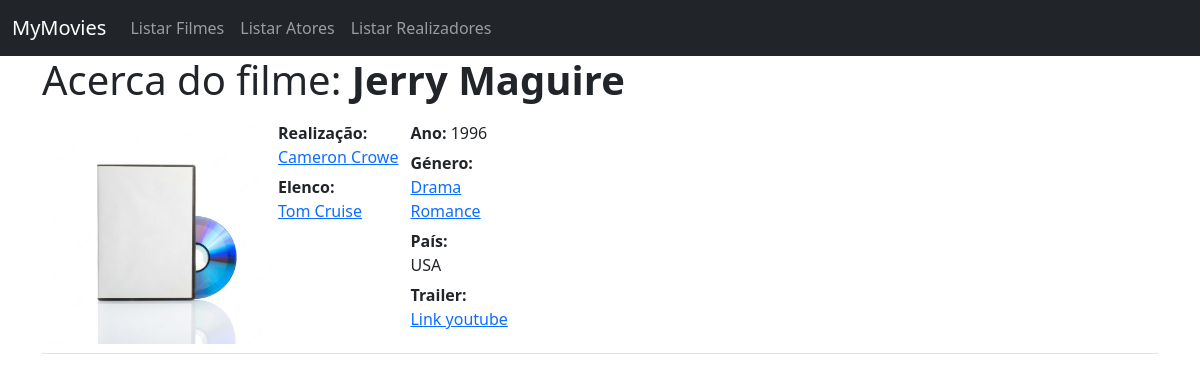
The page /filmes/15 on the database its author committed.
### tables this page shows
CREATE TABLE movie (
    id BIGINT UNSIGNED NOT NULL AUTO_INCREMENT,
    name VARCHAR(255),
    trailer VARCHAR(255),
    country VARCHAR(255),
    year INT,
    director_id BIGINT UNSIGNED,
    PRIMARY KEY (id),
    FOREIGN KEY(director_id) REFERENCES director(id) ON DELETE CASCADE ON UPDATE CASCADE
);

CREATE TABLE director (
    id BIGINT UNSIGNED NOT NULL AUTO_INCREMENT,
    name VARCHAR(255) NOT NULL,
    PRIMARY KEY (id)
);

CREATE TABLE actormovie (
    id BIGINT UNSIGNED NOT NULL AUTO_INCREMENT,
    movie_id BIGINT UNSIGNED NOT NULL,
    actor_id BIGINT UNSIGNED NOT NULL,
    PRIMARY KEY (id),
    FOREIGN KEY(movie_id) REFERENCES movie(id) ON DELETE CASCADE ON UPDATE CASCADE,
    FOREIGN KEY(actor_id) REFERENCES actor(id) ON DELETE CASCADE ON UPDATE CASCADE
);

CREATE TABLE actor (
    id BIGINT UNSIGNED NOT NULL AUTO_INCREMENT,
    name VARCHAR(255) NOT NULL,
    PRIMARY KEY (id)
);

CREATE TABLE genremovie (
    id BIGINT UNSIGNED NOT NULL AUTO_INCREMENT,
    movie_id BIGINT UNSIGNED NOT NULL,
    genre_id BIGINT UNSIGNED NOT NULL,
    PRIMARY KEY (id),
    FOREIGN KEY(movie_id) REFERENCES movie(id) ON DELETE CASCADE ON UPDATE CASCADE,
    FOREIGN KEY(genre_id) REFERENCES genre(id) ON DELETE CASCADE ON UPDATE CASCADE	
);

CREATE TABLE genre (
    id BIGINT UNSIGNED NOT NULL AUTO_INCREMENT,
    name VARCHAR(255) NOT NULL,
    PRIMARY KEY (id)
);

### controllers/movies/movies.show.php (called while the page is built, shortened)
<?php
$connection = Connection::make();
$queryBuilder = new QueryBuilder($connection);
$movie = $queryBuilder->findById('movie', $id, 'App\Model\Movie');
$genresMovie = $queryBuilder->findByMovieId('genre', $id, 'App\Model\Genre');
$director = $queryBuilder->findById('director', $movie->director_id, 'App\Model\Director');
$actors = $queryBuilder->findByActorId('actor', $id, 'App\Model\Actor');
$username = Session::get('username');
require "views/movies/movies.show.php";

### routes.php (called while the page is built, shortened)
<?php
$router->get('', function () {
    require 'controllers/menu.php';
});
$router->get('filmes', function () {
    require 'controllers/movies/movies.list.php';
});
$router->get('filmes/(\d+)', function ($id) {
    require "controllers/movies/movies.show.php";
});

### index.php (called while the page is built, shortened)
<?php
$router = Router::setFromFile('routes.php');
preg_match('/^([^:\/]+[s]?):\/\/([^\/]*)\/(.*)$/', Config::APPURL, $matches);
if (!isset($matches[3])) {
    $realURI = trim($_SERVER['REQUEST_URI'], '/');
} else {
    $baseConfigURL = $matches[3];
    $realURI = substr(trim($_SERVER['REQUEST_URI'], '/'), strlen($baseConfigURL) + 1);
}
try {
    $router->direct(
        $realURI,
        isset($_POST['_method']) ? $_POST['_method'] : $_SERVER['REQUEST_METHOD']
    );
} catch (Exception $e) {
    header('HTTP/1.1 404 Not Found', true, 404);
    echo "404 Not Found";
}
function route($uri)
{
    return Config::APPURL . '/' . $uri;
}

### src/Session.php (called while the page is built, shortened)
<?php
class Session
{
    public static function get($key)
    {
        if (isset($_SESSION[$key])) {
            return $_SESSION[$key];
        } else {
            return false;
        }
    }
}

### src/Database/QueryBuilder.php (called while the page is built, shortened)
<?php
class QueryBuilder
{
    public function __construct(PDO $pdo)
    {
        $this->pdo = $pdo;
    }
    public function findById($table, $id, $class = "StdClass")
    {
        $stmt = $this->pdo->prepare("SELECT * FROM $table WHERE  id=:id");
        $stmt->setFetchMode(PDO::FETCH_CLASS, $class);
        $stmt->execute(['id' => $id]);
        return $stmt->fetch();
    }
    public function findByMovieId($table, $id, $class = "StdClass")
    {
        $stmt = $this->pdo->prepare("SELECT * FROM $table INNER JOIN genremovie ON genremovie.genre_id  = $table.id WHERE  movie_id=:id");
        $stmt->execute(['id' => $id]);
        return $stmt->fetchAll(PDO::FETCH_CLASS, $class);
    }
    public function findByActorId($table, $id, $class = "StdClass")
    {
        $stmt = $this->pdo->prepare("SELECT * FROM $table INNER JOIN actormovie ON actormovie.actor_id  = $table.id WHERE  movie_id=:id");
        $stmt->execute(['id' => $id]);
        return $stmt->fetchAll(PDO::FETCH_CLASS, $class);
    }
}

### views/movies/movies.show.php (the view, shortened to what this page needs)
<!DOCTYPE html>
<html lang="en">
<head>
    <link href="https://cdn.jsdelivr.net/npm/bootstrap@5.2.2/dist/css/bootstrap.min.css" rel="stylesheet">
</head>
<body>
    <?php require 'views/navbar.php'; ?>
    <div class="container">
        <div class="col-12">
            <h1>Acerca do filme: <b><?php echo $movie->name; ?></b></h1>
        </div>
        <table class="table">
            <tr>
                <td>
                    <table align="left">
                        <tr>
                            <td>
                                <img src="../covers/<?php echo $movie->id; ?>.jpg" width="150" height="200" style="margin: 3px 5px 0 0; max-width:220px; height:auto; width:auto;" onerror="this.src='../img/dvd-cover.jpg'">
                            </td>
                        </tr>
                    </table>
                    <table>
                        <tr valign="top">
                            <td>
                                <div><b>Realização:</b><br>
                                    <a href="<?php echo route('realizadores/' . $director->id); ?>"><?php echo $director->name; ?></a>
                                </div>
                                <div style="margin-top: 6px;"><b>Elenco:</b><br>
                                    <?php foreach ($actors as $actor) : ?>
                                        <a href="<?php echo route('atores/' . $actor->actor_id); ?>"><?php echo $actor->name; ?></a><br>
                                    <?php endforeach ?>
                                </div>
                            </td>
                            <td width="10"></td>
                            <td>
                                <div><b>Ano:</b> <?php echo $movie->year; ?></div>
                                <div style="margin-top: 6px;"><b>Género:</b><br>
                                    <?php foreach ($genresMovie as $genre) : ?>
                                        <a href="<?php echo route('generos/' . $genre->genre_id); ?>"><?= $genre->name ?></a><br>
                                    <?php endforeach; ?>
                                </div>
                                <div style="margin-top: 6px;"><b>País:</b><br>
                                    <?php echo $movie->country; ?>
                                </div>
                                <div style="margin-top: 6px;"><b>Trailer:</b><br>
                                    <a target=”_blank” href="https://youtube.com/embed/<?php echo $movie->trailer; ?>">Link youtube</a>
                                </div>
                            </td>
                        </tr>
                    </table>
                </td>
            </tr>
        </table>
    </div>
</body>
</html>

### src/Router.php (shortened to what this page needs)
<?php
class Router
{
    protected $routes = [];
    public function get($uri, $callback)
    {
        $this->routes['GET'][$uri] = $callback;
    }
    public function post($uri, $callback)
    {
        $this->routes['POST'][$uri] = $callback;
    }
    public function delete($uri, $callback)
    {
        $this->routes['DELETE'][$uri] = $callback;
    }
    public function patch($uri, $callback)
    {
        $this->routes['PATCH'][$uri] = $callback;
    }
    public function direct($uri, $method)
    {
        if (!empty($this->routes[$method])) {
            foreach ($this->routes[$method] as $route => $callback) {
                $route = '/^' . str_replace('/', '\/', $route) . '$/';
                if (preg_match($route, $uri, $params)) {
                    array_shift($params);
                    return call_user_func_array($callback, array_values($params));
                }
            }
        }
        throw new Exception('No route found');
    }
}

### views/navbar.php (shortened to what this page needs)
<nav class="navbar navbar-expand-sm navbar-dark bg-dark" aria-label="Third navbar example">
    <div class="container-fluid">
        <a class="navbar-brand" href="<?php echo route(''); ?>">MyMovies</a>
        <div class="collapse navbar-collapse justify-content-between" id="navbarsExample03">
            <ul class="navbar-nav me-auto mb-2 mb-sm-0">
                <?php if ($username != 'admin') : ?>
                    <li class="nav-item">
                        <a class="nav-link" href="<?php echo route('filmes'); ?>">Listar Filmes</a>
                    </li>
                    <li class="nav-item">
                        <a class="nav-link" href="<?php echo route('atores'); ?>">Listar Atores</a>
                    </li>
                    <li class="nav-item">
                        <a class="nav-link" href="<?php echo route('realizadores'); ?>">Listar Realizadores</a>
                    </li>
                <?php endif; ?>
            </ul>
        </div>
    </div>
</nav>

### rows shown on the page
movie: name "Jerry Maguire", director.name "Cameron Crowe", year "1996", country "USA"
actormovie: actor.name "Tom Cruise"
genremovie: genre.name "Drama"
genremovie: genre.name "Romance"
